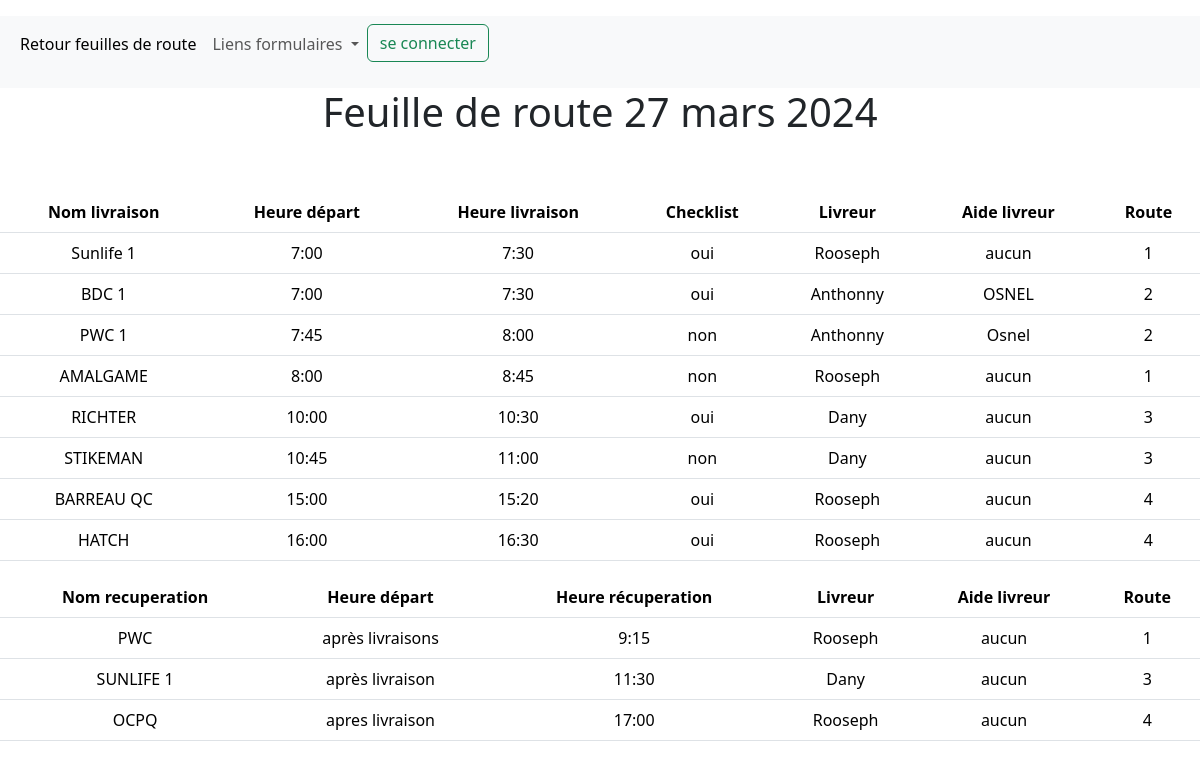
Screenshot of /journee/1/ with the database file from the repository.
### listings/models.py (models this page shows, shortened)
class Journee(models.Model):
     nom = models.fields.CharField(max_length=100)
     date = models.DateField()

class Livraison(models.Model):
    nom = models.fields.CharField(max_length=100)
    route = models.fields.CharField(max_length=100)
    heure_depart = models.fields.CharField(max_length=100)
    heure_livraison = models.fields.CharField(max_length=100)
    client = models.ForeignKey(Client, null=True, on_delete=models.SET_NULL)
    date = models.fields.DateField()
    commentaire = models.fields.CharField(max_length=100)
    details_commande = models.FileField(upload_to='media/commandesdetail/')
    status = models.fields.CharField(max_length=100)
    livreur = models.ForeignKey(Livreur, null=True, on_delete=models.SET_NULL)
    journee = models.ForeignKey(Journee, null=True, on_delete=models.SET_NULL)
    aidelivreur = models.fields.CharField(max_length=100)
    checklist = models.fields.CharField(max_length =3)

class Livreur(models.Model):
        nom = models.fields.CharField(max_length=100)
        user = models.OneToOneField(User, null=True, on_delete=models.CASCADE)

class Recuperation(models.Model):
    nom = models.fields.CharField(max_length=100)
    route = models.fields.CharField(max_length=100)
    heure_depart = models.fields.CharField(max_length=100)
    heure_livraison = models.fields.CharField(max_length=100)
    client = models.ForeignKey(Client, null=True, on_delete=models.SET_NULL)
    date = models.fields.DateField()
    commentaire = models.fields.CharField(max_length=100)
    details_commande = models.FileField(upload_to='commandesdetail/')
    status = models.fields.CharField(max_length=100)
    livreur = models.ForeignKey(Livreur, null=True, on_delete=models.SET_NULL)
    journee = models.ForeignKey(Journee, null=True, on_delete=models.SET_NULL)
    aidelivreur = models.fields.CharField(max_length=100)

### listings/views.py (the view)
# urls.py: path('journee/<int:id>/', views.journee_detail, name='journee-detail'),
def journee_detail(request, id):  # notez le paramètre id supplémentaire
   journee = Journee.objects.get(id=id)
   livreurs = Livreur.objects.all()
   livraisons  = Livraison.objects.all()
   recuperations = Recuperation.objects.all()
   return render(request,
          'listings/journee_detail.html',
          context={'journee': journee ,'livraisons': livraisons, 'livreurs':livreurs, 'recuperations' : recuperations}) # nous passons l'id au modèle

### listings/templates/listings/journee_detail.html (shortened to what this page needs)
{% extends 'listings/base.html' %}
{% block content %}
<nav class="navbar navbar-expand-lg bg-body-tertiary">
    <div class="container-fluid">
      <div class="collapse navbar-collapse" id="navbarSupportedContent">
        <ul class="navbar-nav me-auto mb-2 mb-lg-0">
          <li class="nav-item">
            <p><a class="nav-link active" href="{% url 'journees-list'  %}"  aria-current="page">Retour feuilles de route</a></p>
          </li>
          <li class="nav-item dropdown">
            <a class="nav-link dropdown-toggle" href="#" role="button" data-bs-toggle="dropdown" aria-expanded="false">
                Liens formulaires
            </a>
            <li class="nav-item">
                <div>
                  <p>{% if user.is_authenticated %}
                      <form action="{% url 'logout' %}" method="post">
                          {% csrf_token %}
                          <button type="submit" class="btn btn-outline-danger">se déconnecter</button>
                      </form>
                      {% else %}
                          <a href="{% url 'login' %}" class="btn btn-outline-success" >se connecter</a>
                      {% endif %}</p>
                  </div>
              </li>
          </li>
        </ul>
      </div>
    </div>
  </nav>
<div style="text-align: center;">
<h1>Feuille de route {{journee.nom}}</h1>
<br>
<br>
<table class="table">
    <thead class="thead-dark">
      <tr>
        <th scope="col">Nom livraison</th>
        <th scope="col">Heure départ</th>
        <th scope="col">Heure livraison</th>
        <th scope="col">Checklist</th>
        <th scope="col">Livreur</th>
        <th scope="col">Aide livreur</th>
        <th scope="col">Route</th>
      </tr>
    </thead>
    <tbody>
        {% for livraison in livraisons %}
        {% if livraison.date == journee.date %}
      <tr>
        <td>{{livraison.nom}}</td>
        <td>{{ livraison.heure_depart }}</td>
        <td>{{ livraison.heure_livraison }}</td>
        <td>{{ livraison.checklist }}</td>
        <td>{{livraison.livreur.nom}}</td>
        <td>{{livraison.aidelivreur}}</td>
        <td>{{ livraison.route }}</td>
        {% endif %}
      {% endfor %}
    </tbody>
  </table>
  <table class="table">
    <thead class="thead-dark">
      <tr>
        <th scope="col">Nom recuperation</th>
        <th scope="col">Heure départ</th>
        <th scope="col">Heure récuperation</th>
        <th scope="col">Livreur</th>
        <th scope="col">Aide livreur</th>
        <th scope="col">Route</th>
      </tr>
    </thead>
    <tbody>
      {% for recuperation in recuperations %}
        {% if recuperation.date == journee.date %}
      <tr>
        <td>{{recuperation.nom}}</td>
        <td>{{ recuperation.heure_depart }}</td>
        <td>{{ recuperation.heure_livraison }}</td>
        <td>{{recuperation.livreur.nom}}</td>
        <td>{{recuperation.aidelivreur}}</td>
        <td>{{ recuperation.route }}</td>
        {% endif %}
      {% endfor %}
    </tbody>
  </table>
</div>
{% endblock %}

### rows the page displays
Journee: nom "27 mars 2024"
Livraison: nom "Sunlife 1", heure_depart "7:00", heure_livraison "7:30", checklist "oui", livreur.nom "Rooseph", aidelivreur "aucun", route "1"
Livraison: nom "BDC 1", heure_depart "7:00", heure_livraison "7:30", checklist "oui", livreur.nom "Anthonny", aidelivreur "OSNEL", route "2"
Livraison: nom "PWC 1", heure_depart "7:45", heure_livraison "8:00", checklist "non", livreur.nom "Anthonny", aidelivreur "Osnel", route "2"
Livraison: nom "AMALGAME", heure_depart "8:00", heure_livraison "8:45", checklist "non", livreur.nom "Rooseph", aidelivreur "aucun", route "1"
Livraison: nom "RICHTER", heure_depart "10:00", heure_livraison "10:30", checklist "oui", livreur.nom "Dany", aidelivreur "aucun", route "3"
Livraison: nom "STIKEMAN", heure_depart "10:45", heure_livraison "11:00", checklist "non", livreur.nom "Dany", aidelivreur "aucun", route "3"
Livraison: nom "BARREAU QC", heure_depart "15:00", heure_livraison "15:20", checklist "oui", livreur.nom "Rooseph", aidelivreur "aucun", route "4"
Livraison: nom "HATCH", heure_depart "16:00", heure_livraison "16:30", checklist "oui", livreur.nom "Rooseph", aidelivreur "aucun", route "4"
Recuperation: nom "PWC", heure_depart "après livraisons", heure_livraison "9:15", livreur.nom "Rooseph", aidelivreur "aucun", route "1"
Recuperation: nom "SUNLIFE 1", heure_depart "après livraison", heure_livraison "11:30", livreur.nom "Dany", aidelivreur "aucun", route "3"
Recuperation: nom "OCPQ", heure_depart "apres livraison", heure_livraison "17:00", livreur.nom "Rooseph", aidelivreur "aucun", route "4"
